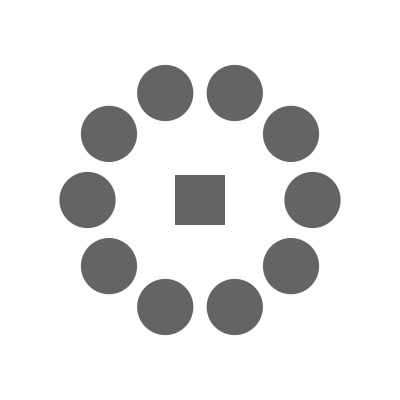
Frame 1 (no input)
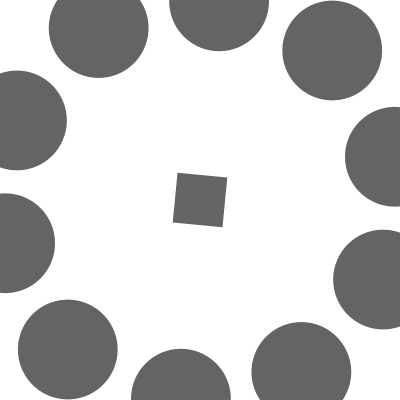
Frame 60 (the mouse pressed at the canvas centre just before this capture)
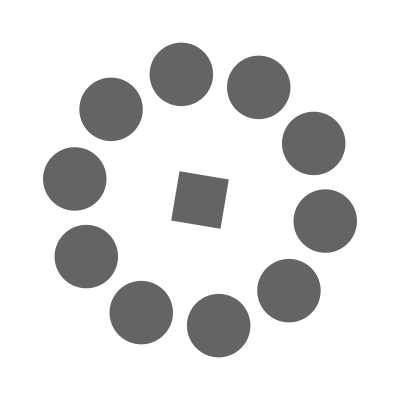
Frame 120 (the mouse held since frame 60 and released just before this capture)

The Processing sketch that drew these frames (run headless with seeded random() and noise(); from frame 60 on, the mouse is pressed at the canvas centre):

// Processing sketch: Mandala
// ── Mandala.pde
// Mandala
//
// Sin/cos template for making a mandala.
//
// Dan Wilcox danomatika.com 2016

float rotateAngle = 0;
float scaleAngle = 0;

void setup() {
  size(400, 400);
  
  // center rectangles
  rectMode(CENTER);
}

void draw() {
  background(255);
  
  noStroke();
  fill(100);
  
  // move to the middle of the window
  translate(width/2, height/2);
  rotate(-rotateAngle); // rotate
  
  rect(0, 0, 50, 50);
  
  // scale circles in and out using sin
  scale(map(sin(scaleAngle), -1, 1, 0.25, 2));
  
  // draw a ring of 10 evenly spaced circles
  float stepAngle = TWO_PI/10;
  for(int i = 0; i < 10; ++i) {
    rotate(stepAngle);
    ellipse(100, 0, 50, 50);
  }

  // update animation variables
  rotateAngle = rotateAngle + 0.025;
  scaleAngle = scaleAngle + 0.025;
}
